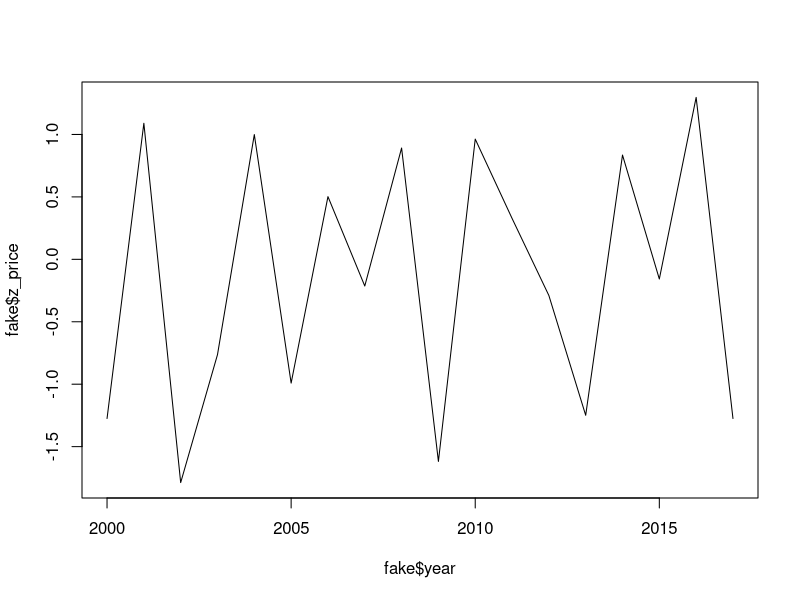

The R script that drew this image: (Note: this script raises an error after producing the figure.)
## ---- chunk 1
# make fake data 
fake<-as.data.frame(cbind(rnorm(17), c(2000:2017)))
names(fake) = c("z_price", "year")
head(fake)
## ---- chunk 2
plot(fake$year, fake$z_price, type = "l")
## ---- chunk 3
ggplot(fake,aes(x = year, y = z_price)) +
  geom_point()
## ---- chunk 4
ggplot(fake,aes(x = year, y = z_price)) +
  geom_point() + 
  geom_smooth(method = "lm", se = F)

